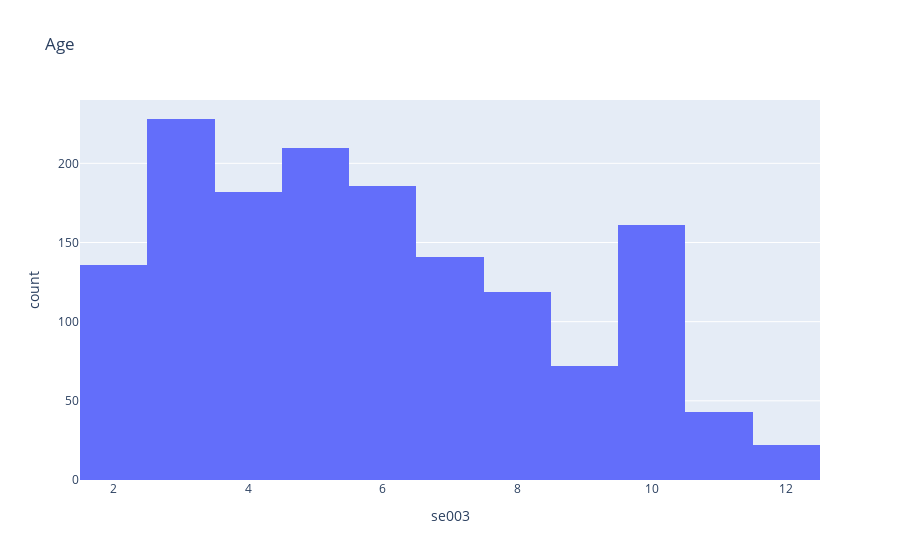

Write notebook code for a chart like this one.
### Code cell
px.histogram(df_taiwan, "se003", title="Age")

### Figure 1 — Plotly figure (JSON) as saved in the notebook; plotly's stock layout.template omitted (floating-point values rounded to 4 significant figures; data arrays with more than 128 entries replaced by an {"elided": "..."} marker saying what was removed)
{"data": [{"alignmentgroup": "True", "bingroup": "x", "hovertemplate": "se003=%{x}<br>count=%{y}<extra></extra>", "legendgroup": "", "marker": {"color": "#636efa"}, "name": "", "offsetgroup": "", "orientation": "v", "showlegend": false, "type": "histogram", "x": {"elided": "1500 int values"}, "xaxis": "x", "yaxis": "y"}], "layout": {"barmode": "relative", "legend": {"tracegroupgap": 0}, "title": {"text": "Age"}, "xaxis": {"anchor": "y", "domain": [0, 1], "title": {"text": "se003"}}, "yaxis": {"anchor": "x", "domain": [0, 1], "title": {"text": "count"}}}}
